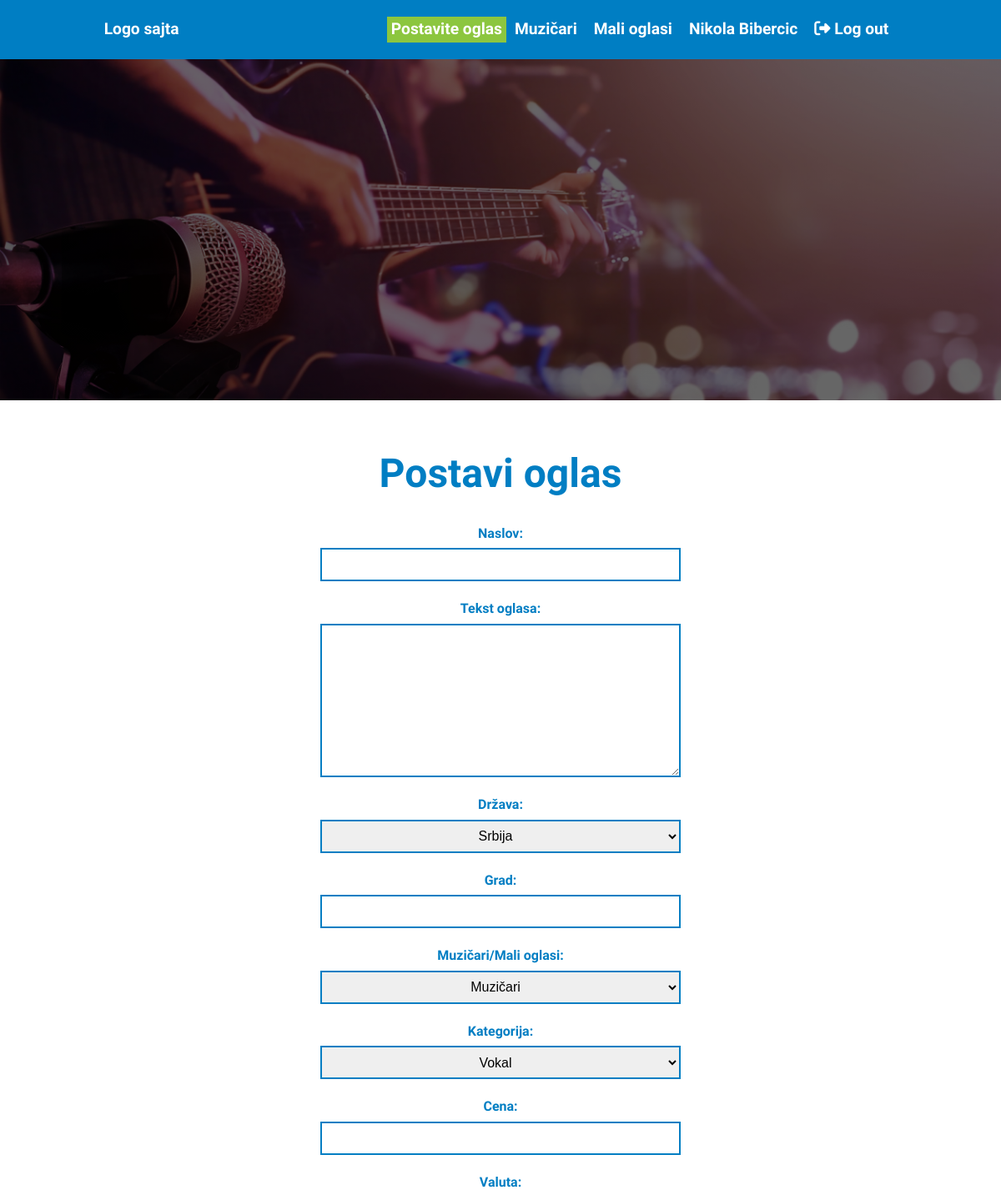
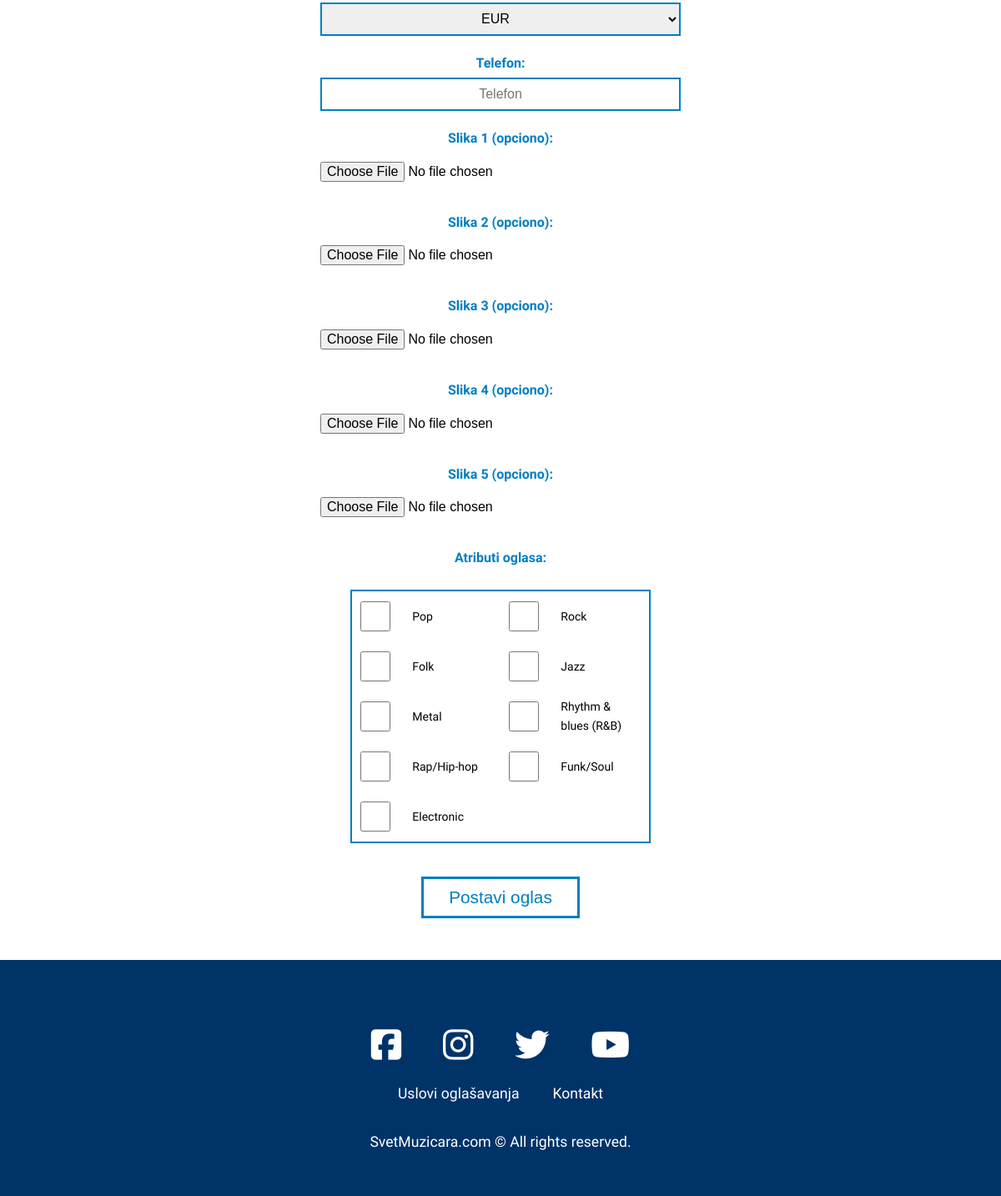
The app's page /view-insert-ad.php (signed in) with its own data (2 pictures, top to bottom).
### tables this page shows
CREATE TABLE sf_tag(
	tag_id int AUTO_INCREMENT PRIMARY KEY,
	name varchar(50) not null unique
);

### classes/Connection.php (called while the page is built)
<?php
    class Connection {
        public $host = 'localhost';
        public $dbname = 'muzicki_svet';
        public $username = 'root';
        public $password = '';
        public function connect(){
            try{
                return new PDO("mysql:host={$this->host};dbname={$this->dbname};charset=utf8",$this->username,$this->password);
            }
            catch(PDOException $e){
                echo 'Error'.$e->getMessage();
            }
        }
    }
?>

### instances-of-objects.php (called while the page is built, shortened)
<?php
    require 'classes/Connection.php';
    require 'classes/ConnectionBuilder.php';
    require 'classes/Ad.php';
    $conn = new Connection();
    $ad = new Ad($conn->connect());
?>

### classes/ConnectionBuilder.php (called while the page is built, shortened)
<?php
    class ConnectionBuilder{
        public function __construct($conn){
            $this->conn = $conn;
        }
    }
?>

### classes/Ad.php (called while the page is built, shortened)
<?php
    class Ad extends ConnectionBuilder{
        public function selectAdCategory(){
            $sql = "select *
                    from sf_ad_category c
                    order by c.ad_category_id ";
            $query = $this->conn->prepare($sql);
            $query->execute();
            $result = $query->fetchAll(PDO::FETCH_OBJ);
            return $result;
        }
        public function selectAdSuperCategory(){
            $sql = "select *
                    from sf_super_category sc
                    order by sc.super_category_id ";
            $query = $this->conn->prepare($sql);
            $query->execute();
            $result = $query->fetchAll(PDO::FETCH_OBJ);
            return $result;
        }
        public function selectAdCountry(){
            $sql = "select *
                    from sf_country c
                    order by c.country_id ";
            $query = $this->conn->prepare($sql);
            $query->execute();
            $result = $query->fetchAll(PDO::FETCH_OBJ);
            return $result;
        }
        public function selectAdCurrency(){
            $sql = "select *
                    from sf_currency c
                    order by c.currency_id ";
            $query = $this->conn->prepare($sql);
            $query->execute();
            $result = $query->fetchAll(PDO::FETCH_OBJ);
            return $result;
        }
        public function selectAdTag(){
            $sql = "select *
                    from sf_tag t
                    order by t.tag_id ";
            $query = $this->conn->prepare($sql);
            $query->execute();
            $result = $query->fetchAll(PDO::FETCH_OBJ);
            return $result;
        }
    }
?>

### view-insert-ad.php (the view, shortened to what this page needs)
<?php require 'instances-of-objects.php'; ?>
<?php require 'partials/header.php'; ?>
<section class="insertAdForm container" id="insertAdForm">
    <h2>Postavi oglas</h2>
    <form action="controller/insert-ad.php" method="POST" autocomplete="on" enctype="multipart/form-data">
        <h3>Naslov:</h3>
        <input type="text" name="title" placeholder="" required>
        <h3>Tekst oglasa:</h3>
        <textarea name="text" id="" cols="40" rows="10" placeholder="" required></textarea>
        <h3>Država:</h3>
        <select name="countryId" id="">
            <?php  $result = $ad->selectAdCountry(); foreach($result as $x):  ?>
                <option value=<?php echo $x->country_id; ?> class="form-control"><?php echo $x->name; ?></option>
            <?php endforeach; ?>
        </select>
        <h3>Grad:</h3>
        <input type="text" name="city" placeholder="" required>
        <h3>Muzičari/Mali oglasi:</h3>
        <select name="superCategoryId" id="">
            <?php  $result = $ad->selectAdSuperCategory(); foreach($result as $x):  ?>
                <option value=<?php echo $x->super_category_id; ?> class="form-control"><?php echo $x->name; ?></option>
            <?php endforeach; ?>
        </select>
        <h3>Kategorija:</h3>
        <select name="categoryId" id="">
            <?php  $result = $ad->selectAdCategory(); foreach($result as $x):  ?>
                <option value=<?php echo $x->ad_category_id; ?> class="form-control"><?php echo $x->name; ?></option>
            <?php endforeach; ?>
        </select>
        <h3>Cena:</h3>
        <input type="number" name="price" placeholder="" required>
        <h3>Valuta:</h3>
        <select name="currencyId" id="">
            <?php  $result = $ad->selectAdCurrency(); foreach($result as $x):  ?>
                <option value=<?php echo $x->currency_id; ?> class="form-control"><?php echo $x->name; ?></option>
            <?php endforeach; ?>
        </select>
        <h3>Telefon:</h3>
        <input type="text" name="telephone" placeholder="Telefon">
        <h3>Slika 1 (opciono):</h3>
        <input class="uploadImage" type="file" name="file1">
        <h3>Slika 2 (opciono):</h3>
        <input class="uploadImage" type="file" name="file2">
        <h3>Slika 3 (opciono):</h3>
        <input class="uploadImage" type="file" name="file3">
        <h3>Slika 4 (opciono):</h3>
        <input class="uploadImage" type="file" name="file4">
        <h3>Slika 5 (opciono):</h3>
        <input class="uploadImage" type="file" name="file5">
        <h3>Atributi oglasa:</h3>
        <section class="checkBox">
            <?php  $result = $ad->selectAdTag(); foreach($result as $x):  ?>
                <div>
                    <input type="checkbox" name=<?php echo $x->name; ?> value=<?php echo $x->tag_id; ?> >
                    <label for=<?php echo $x->name; ?>><?php echo ' '.$x->name; ?></label><br>
                </div>
            <?php endforeach; ?>
        </section>
        <button type="submit" name="submit">Postavi oglas</button>
    </form>
</section>
<?php require 'partials/footer.php'; ?>

### partials/header.php (shortened to what this page needs)
<!DOCTYPE html>
<html lang="en">
<head>
    <link rel="stylesheet" href="css/style.css">
</head>
<body>
    <header>
        <nav class="">
            <div class="logo">
                <a href="index.php" id="logo">
                    Logo sajta
                </a>
            </div>
            <ul id="navBarUl">
                <li class="insertAd"><a href="view-insert-ad.php">Postavite oglas</a></li>
                <li><a href="view-music-ads-musicians.php">Muzičari</a></li>
                <li><a href="view-music-ads.php">Mali oglasi</a></li>
                <?php if(isset($_SESSION['user'])): ?>
                    <li><a href="view-user.php"><?php echo $_SESSION['user']->name; ?></a></li>
                <?php endif; ?>
                <?php if(isset($_SESSION['user'])): ?>
                    <li><a href="controller/log-out.php"><i class="fas fa-sign-out-alt"></i> Log out</a></li>
                <?php else: ?>
                    <li><a href="view-log-in.php#logInForm"><i class="fas fa-sign-in-alt"></i> Log in</a></li>
                <?php endif; ?>
            </ul>
        </nav>
        <hgroup>
        </hgroup>
    </header>

### partials/footer.php (shortened to what this page needs)
    <footer>
        <section class="footerSection1 container2">
            <ul>
                <li><a href=""><i class="fab fa-facebook-square"></i></a></li>
                <li><a href=""><i class="fab fa-instagram"></i></a></li>
                <li><a href=""><i class="fab fa-twitter"></i></a></li>
                <li><a href=""><i class="fab fa-youtube"></i></a></li>
            </ul>
        </section>
        <section class=" footerSection2 container2">
            <ul>
                <li><a href="view-contact.php">Uslovi oglašavanja</a></li>
                <li><a href="view-contact.php">Kontakt</a></li>
            </ul>
            <p>SvetMuzicara.com &copy; All rights reserved.</p>
        </section>
    </footer>
</body>
</html>

### records on screen
sf_tag: name "Pop"
sf_tag: name "Rock"
sf_tag: name "Folk"
sf_tag: name "Jazz"
sf_tag: name "Metal"
sf_tag: name "Rhythm & blues (R&B)"
sf_tag: name "Rap/Hip-hop"
sf_tag: name "Funk/Soul"
sf_tag: name "Electronic"

### other values on screen
$_SESSION['user']->name "Nikola Bibercic"
form field countryId "Srbija"
form field superCategoryId "Muzičari"
form field categoryId "Vokal"
form field currencyId "EUR"
